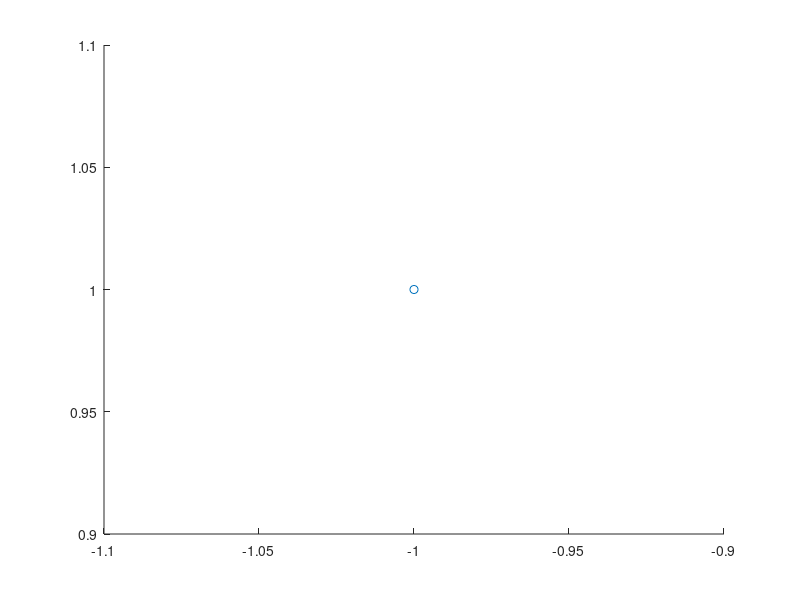

This chart was generated by the following MATLAB code: (Note: this script raises an error after producing the figure.)
%%pkg load matgeom;

fileID = fopen('obstacles.txt','r');
formatSpec = '%f %f';
sizeA = [2 5];
sizeB = [2 4];
%sizeC = [2 3];

A = fscanf(fileID,formatSpec,sizeA);
B = fscanf(fileID,formatSpec,sizeB);
%C = fscanf(fileID,formatSpec,sizeC);
fclose(fileID);

fileID = fopen('start_end.txt','r');
START = fscanf(fileID,formatSpec,[2 1]);
ENDING = fscanf(fileID,formatSpec,[2 1]);
fclose(fileID);

fileID = fopen('graphe.txt','r');
formatSpec = '%f';
size = [1 1];
nb_arcs = fscanf(fileID,formatSpec,size);

formatSpec_point = '%f %f';
formatSpec_length = '%f';
size = [2 2];

liste_arcs = zeros(2,2,nb_arcs);
liste_length_arcs = zeros(1,nb_arcs);

for i = 1:nb_arcs
    liste_arcs(:,:,i) = fscanf(fileID,formatSpec_point,size);
    liste_length_arcs(1,i) = fscanf(fileID,formatSpec_length,[1 1]);
end

fclose(fileID);

fileID = fopen('path.txt','r');

nb_sommets_chemin = fscanf(fileID,formatSpec,[1 1]);

path = fscanf(fileID,formatSpec_point,[2 nb_sommets_chemin]);

fclose(fileID);


figure; 
hold on;
scatter(START(1),START(2),'red');

ob1 = polyshape(A(1,:),A(2,:));
plot(ob1);
ob2 = polyshape(B(1,:),B(2,:));
plot(ob2);
%ob3 = polyshape(C(1,:),C(2,:));
%plot(ob3);

scatter(ENDING(1),ENDING(2),'red');

for i = 1:nb_arcs
     if liste_length_arcs(1,i) ~= -1
         plot(  liste_arcs(1,:,i) ,   liste_arcs(2,:,i) ); 
     end
end

figure;
hold on;

scatter(START(1),START(2),'red');

ob1 = polyshape(A(1,:),A(2,:));
plot(ob1);
ob2 = polyshape(B(1,:),B(2,:));
plot(ob2);

scatter(ENDING(1),ENDING(2),'red');

plot(path(1,:),path(2,:),'green');